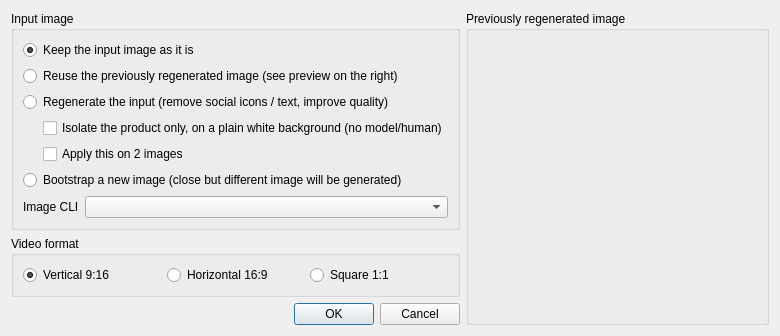
<?xml version="1.0" encoding="UTF-8"?>
<ui version="4.0">
 <class>DialogGenerationOptions</class>
 <widget class="QDialog" name="DialogGenerationOptions">
  <property name="geometry">
   <rect>
    <x>0</x>
    <y>0</y>
    <width>780</width>
    <height>320</height>
   </rect>
  </property>
  <property name="windowTitle">
   <string>Generation options</string>
  </property>
  <layout class="QHBoxLayout" name="horizontalLayoutMain">
   <item>
    <layout class="QVBoxLayout" name="verticalLayout">
     <item>
      <widget class="QGroupBox" name="groupInputImage">
       <property name="title">
        <string>Input image</string>
       </property>
       <layout class="QVBoxLayout" name="verticalLayoutImage">
        <item>
         <widget class="QRadioButton" name="radioKeep">
          <property name="text">
           <string>Keep the input image as it is</string>
          </property>
          <property name="checked">
           <bool>true</bool>
          </property>
         </widget>
        </item>
        <item>
         <widget class="QRadioButton" name="radioReusePrevious">
          <property name="text">
           <string>Reuse the previously regenerated image (see preview on the right)</string>
          </property>
         </widget>
        </item>
        <item>
         <widget class="QRadioButton" name="radioRegenerate">
          <property name="text">
           <string>Regenerate the input (remove social icons / text, improve quality)</string>
          </property>
         </widget>
        </item>
        <item>
         <layout class="QHBoxLayout" name="horizontalLayoutWhiteBackground">
          <item>
           <spacer name="horizontalSpacerWhiteBackground">
            <property name="orientation">
             <enum>Qt::Orientation::Horizontal</enum>
            </property>
            <property name="sizeType">
             <enum>QSizePolicy::Policy::Fixed</enum>
            </property>
            <property name="sizeHint" stdset="0">
             <size>
              <width>20</width>
              <height>1</height>
             </size>
            </property>
           </spacer>
          </item>
          <item>
           <widget class="QCheckBox" name="checkBoxWhiteBackground">
            <property name="text">
             <string>Isolate the product only, on a plain white background (no model/human)</string>
            </property>
           </widget>
          </item>
         </layout>
        </item>
        <item>
         <layout class="QHBoxLayout" name="horizontalLayoutApplyBoth">
          <item>
           <spacer name="horizontalSpacerApplyBoth">
            <property name="orientation">
             <enum>Qt::Orientation::Horizontal</enum>
            </property>
            <property name="sizeType">
             <enum>QSizePolicy::Policy::Fixed</enum>
            </property>
            <property name="sizeHint" stdset="0">
             <size>
              <width>20</width>
              <height>1</height>
             </size>
            </property>
           </spacer>
          </item>
          <item>
           <widget class="QCheckBox" name="checkBoxApplyBoth">
            <property name="text">
             <string>Apply this on 2 images</string>
            </property>
            <property name="toolTip">
             <string>Apply the regeneration step to both input images</string>
            </property>
           </widget>
          </item>
         </layout>
        </item>
        <item>
         <widget class="QRadioButton" name="radioBootstrap">
          <property name="text">
           <string>Bootstrap a new image (close but different image will be generated)</string>
          </property>
         </widget>
        </item>
        <item>
         <layout class="QHBoxLayout" name="horizontalLayoutCli">
          <item>
           <widget class="QLabel" name="labelCli">
            <property name="text">
             <string>Image CLI</string>
            </property>
           </widget>
          </item>
          <item>
           <widget class="QComboBox" name="comboBoxCli">
            <property name="sizePolicy">
             <sizepolicy hsizetype="Expanding" vsizetype="Fixed">
              <horstretch>0</horstretch>
              <verstretch>0</verstretch>
             </sizepolicy>
            </property>
           </widget>
          </item>
         </layout>
        </item>
       </layout>
      </widget>
     </item>
     <item>
      <widget class="QGroupBox" name="groupVideoFormat">
       <property name="title">
        <string>Video format</string>
       </property>
       <layout class="QHBoxLayout" name="horizontalLayoutFormat">
        <item>
         <widget class="QRadioButton" name="radioVertical">
          <property name="text">
           <string>Vertical 9:16</string>
          </property>
          <property name="checked">
           <bool>true</bool>
          </property>
         </widget>
        </item>
        <item>
         <widget class="QRadioButton" name="radioHorizontal">
          <property name="text">
           <string>Horizontal 16:9</string>
          </property>
         </widget>
        </item>
        <item>
         <widget class="QRadioButton" name="radioSquare">
          <property name="text">
           <string>Square 1:1</string>
          </property>
         </widget>
        </item>
       </layout>
      </widget>
     </item>
     <item>
      <widget class="QDialogButtonBox" name="buttonBox">
       <property name="orientation">
        <enum>Qt::Orientation::Horizontal</enum>
       </property>
       <property name="standardButtons">
        <set>QDialogButtonBox::StandardButton::Cancel|QDialogButtonBox::StandardButton::Ok</set>
       </property>
      </widget>
     </item>
    </layout>
   </item>
   <item>
    <widget class="QGroupBox" name="groupPreviousImagePreview">
     <property name="title">
      <string>Previously regenerated image</string>
     </property>
     <layout class="QVBoxLayout" name="verticalLayoutPreview">
      <item>
       <widget class="QLabel" name="labelPreviousImagePreview">
        <property name="sizePolicy">
         <sizepolicy hsizetype="Expanding" vsizetype="Expanding">
          <horstretch>0</horstretch>
          <verstretch>0</verstretch>
         </sizepolicy>
        </property>
        <property name="minimumSize">
         <size>
          <width>220</width>
          <height>220</height>
         </size>
        </property>
        <property name="alignment">
         <set>Qt::AlignmentFlag::AlignCenter</set>
        </property>
        <property name="scaledContents">
         <bool>false</bool>
        </property>
       </widget>
      </item>
     </layout>
    </widget>
   </item>
  </layout>
 </widget>
 <resources/>
 <connections>
  <connection>
   <sender>buttonBox</sender>
   <signal>accepted()</signal>
   <receiver>DialogGenerationOptions</receiver>
   <slot>accept()</slot>
  </connection>
  <connection>
   <sender>buttonBox</sender>
   <signal>rejected()</signal>
   <receiver>DialogGenerationOptions</receiver>
   <slot>reject()</slot>
  </connection>
 </connections>
</ui>
